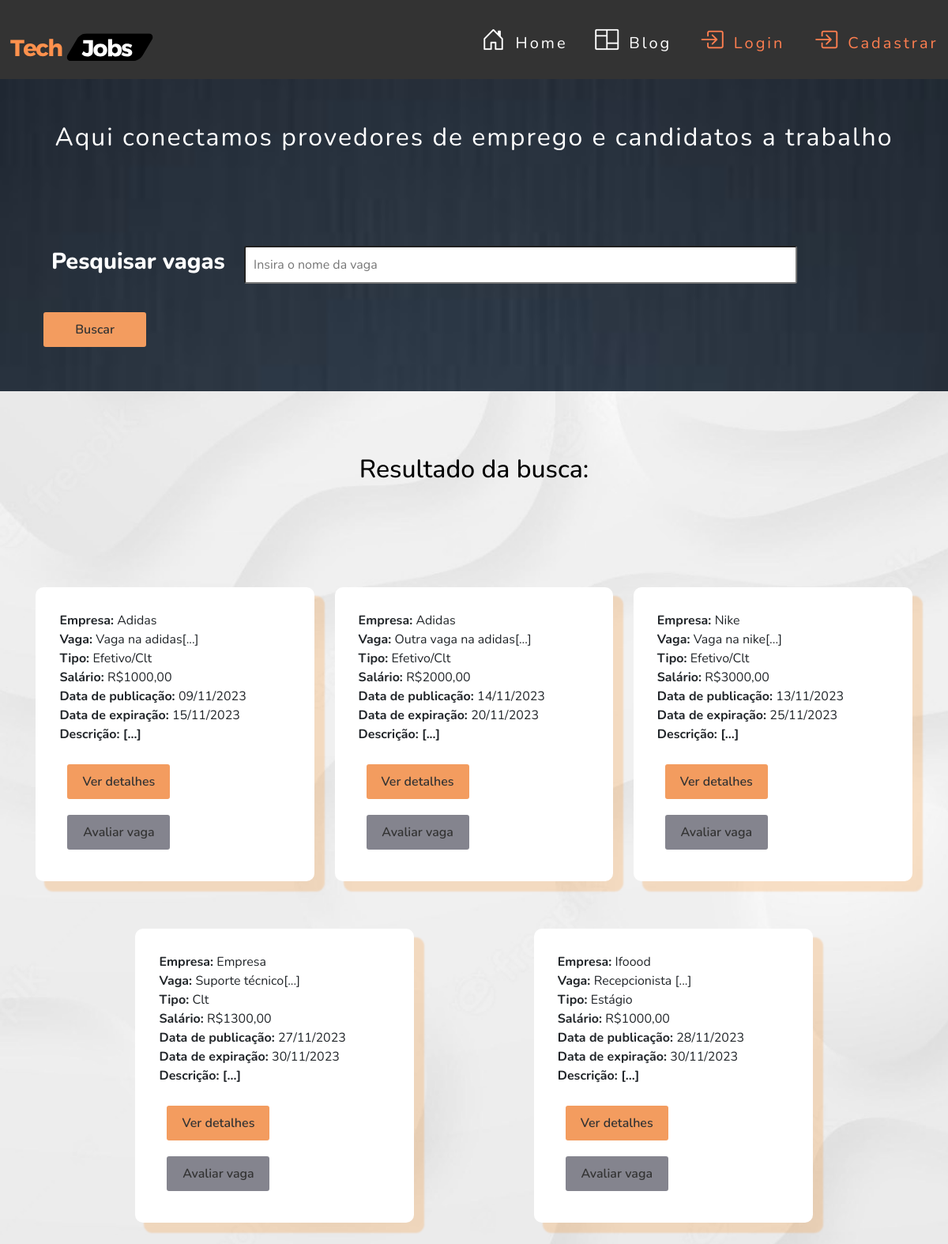
The app's page /vaga/consulta.php, older data.
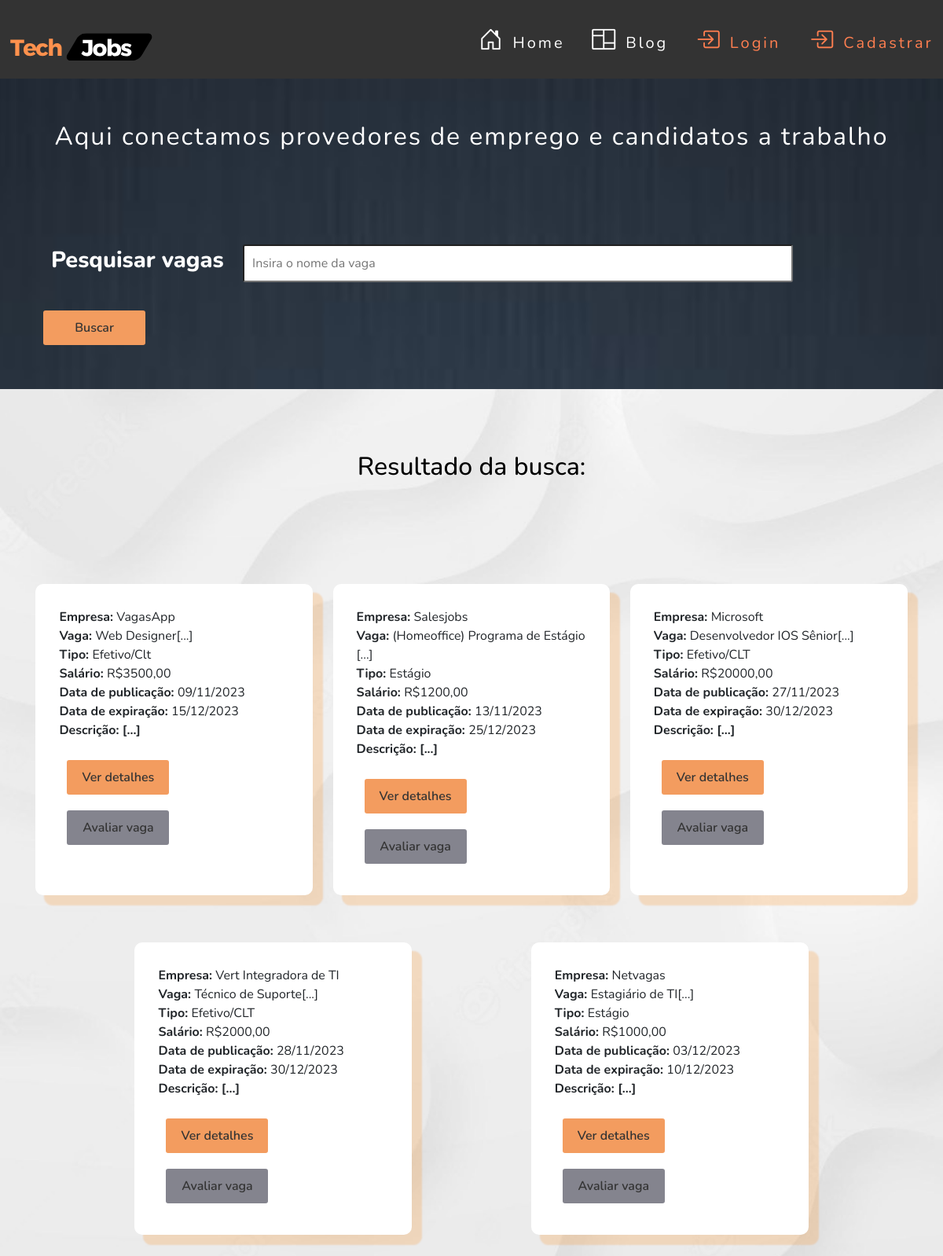
The same page, newer data.
### tables this page shows
CREATE TABLE `vaga` (
  `id` int NOT NULL,
  `nome` varchar(150) NOT NULL,
  `tipo` varchar(30) NOT NULL,
  `descricao` longtext NOT NULL,
  `salario` varchar(50) NOT NULL,
  `carga_horaria` varchar(100) NOT NULL,
  `data_publicacao` date NOT NULL,
  `data_expiracao` date NOT NULL,
  `usuario_id` int DEFAULT NULL
);

CREATE TABLE `usuario` (
  `id` int NOT NULL,
  `nome` varchar(40) DEFAULT NULL,
  `razao_social` varchar(50) DEFAULT NULL,
  `cpf` varchar(20) DEFAULT NULL,
  `cnpj` varchar(18) DEFAULT NULL,
  `senha` varchar(50) DEFAULT NULL,
  `email` varchar(50) NOT NULL,
  `sexo` varchar(20) DEFAULT NULL,
  `ddi` varchar(6) DEFAULT NULL,
  `ddd` varchar(20) DEFAULT NULL,
  `numero` varchar(17) DEFAULT NULL,
  `cep` varchar(15) DEFAULT NULL,
  `cidade` varchar(30) DEFAULT NULL,
  `logradouro` varchar(10) DEFAULT NULL,
  `bairro` varchar(30) DEFAULT NULL,
  `lote` varchar(10) DEFAULT NULL,
  `rua` varchar(30) DEFAULT NULL,
  `complemento` varchar(20) DEFAULT NULL,
  `curriculo` varchar(100) DEFAULT NULL,
  `perfil_id` int DEFAULT NULL
);

### src/database/conexao.php (called while the page is built)
<?php
class Conexao
{
    public static function getConexao()
    {
        try {
            return new PDO("mysql:host=127.0.0.1;dbname=techjobsdb", "root", "");
        } catch (\PDOException $e) {
            echo 'Error ao conectar com banco de dados. ' . $e->getMessage();
            return null;
        }
    }
}

### src/dao/vagadao.php (called while the page is built, shortened)
<?php
include_once __DIR__ . '/../database/conexao.php';
class VagaDAO
{
    private $dbh;
    public function __construct()
    {
        $this->dbh = Conexao::getConexao();
    }
    public function getByVaga(string $nome)
    {
        $vaga = filter_input(INPUT_POST, 'vaga', FILTER_SANITIZE_SPECIAL_CHARS);
        $query = ("SELECT * FROM vaga WHERE nome LIKE '%$vaga%'");
        $stmt = $this->dbh->query($query);
        $resultados = $stmt->fetchAll(PDO::FETCH_ASSOC);
        $this->dbh = null;
        return $resultados;
    }
}

### src/dao/usuariodao.php (called while the page is built, shortened)
<?php
include_once __DIR__ . '/../database/conexao.php';
class  UsuarioDAO
{
    private $dbh;
    public function __construct()
    {
        $this->dbh = Conexao::getConexao();
    }
    public function getById($id)
    {
        $query = "SELECT * FROM usuario WHERE id = :id";
        $stmt = $this->dbh->prepare($query);
        $stmt->bindParam(":id", $id);
        $stmt->execute();
        $row = $stmt->fetch(PDO::FETCH_BOTH);
        $this->dbh = null;
        return $row;
    }
}

### vaga/consulta.php (the view, shortened to what this page needs)
<?php
require_once __DIR__ . '/../src/dao/vagadao.php';
require_once __DIR__ . '/../src/dao/usuariodao.php';
if (isset($_SESSION['usuario'])) {
    require_once __DIR__ . '/../auth/permissoes.php';
    require_once __DIR__ . '/../layouts/headerlogin.php';
} else {
    require_once __DIR__ . '/../layouts/headerHome.php';
}
$dao = new VagaDAO();
$vagas = $dao->getByVaga('$nome');
?>
<link rel="stylesheet" href="https://maxcdn.bootstrapcdn.com/bootstrap/4.0.0/css/bootstrap.min.css"
>
<link rel="stylesheet" href="../assets/css/style.css">
<link rel="stylesheet" href="../assets/css/button.css">
<link rel="stylesheet" href="https://cdn.jsdelivr.net/npm/bootstrap-icons@1.11.1/font/bootstrap-icons.css">
<body id="home">
<div class="main-cta">
    <article class="main-cta-banner">
        <div class="main-cta-banner-spacer">
            <p>Aqui conectamos provedores de emprego e candidatos a trabalho</p>
            <div class="col-md-12">
                <div class="card-body font-weight-bold">
                    <div class="form-group main-cta-banner-busca">
                        <form action="consulta.php" method="POST">
                            <label for="vaga">
                                <h1>Pesquisar vagas</h1>
                            </label>
                            <input type="text" name="vaga" size="50" placeholder="Insira o nome da vaga"></input>
                            <button type="submit" class="btn-primary btn-orange">Buscar</button>
                        </form>
                    </div>
                </div>
            </div>
        </div>
    </article>
</div>
<section class="main-blog">
    <div class="main-blog-content">
        <?php
        if (!count($vagas)) { ?>
            <div class="main-blog-header">
                <h2 class="aos-init aos-animate">
                    Ainda não temos as vagas que você procura :( <br>
                    <a href="../">
                        <button type="button" class="btn btn-primary btn-lg ">
                            Voltar
                        </button>
                    </a>
                </h2>
            </div>
        <?php } else { ?>
            <div class="main-blog-header">
                <h2 class="aos-init aos-animate">
                    Resultado da busca:
                </h2>
            </div>
            <?php foreach ($vagas
                           as $vaga) {
                $id = $vaga['usuario_id'];
                $dao = new UsuarioDAO();
                $usuario = $dao->getById($id);
                ?>
                <article>
                    <?php echo '<strong>Empresa: </strong>' . ucfirst($usuario[1]) ?><br>
                    <div class="content" title="<?= $vaga['descricao'] ?>">
                        <?php echo '<strong>Vaga: </strong>' . substr(ucfirst($vaga['nome']), 0, 34); ?>[...]<br>
                        <p><?php echo '<strong>Tipo: </strong> ' . ucfirst($vaga['tipo']) ?><br>
                            <?php echo '<strong>Salário: </strong> ' . $vaga['salario'] ?><br>
                            <?php echo '<strong>Data de publicação: </strong> ' . date('d/m/Y', strtotime(($vaga['data_publicacao']))); ?>
                            <br>
                            <?php echo '<strong>Data de expiração: </strong> ' . date('d/m/Y', strtotime(($vaga['data_expiracao']))); ?>
                            <br>
                            <?php echo '<strong>Descrição: [...]</strong> '; ?>
                        </p>
                        <span>
               <a href="../vaga/candidatar.php?id=<?= $vaga['id'] ?>">
                    <button type="submit" class="btn-orange">Ver detalhes
                    </button>
               </a>
               <a href="../vaga/avaliar.php?id=<?= $vaga['id'] ?>">
                    <button type="submit" class="btn">Avaliar vaga
                    </button>
               </a>
            </span>
                    </div>
                </article>
            <?php }
        } ?>
    </div>
</section>
</body>

### layouts/headerHome.php
<header class="main-header">
    <nav class="main-header-content">
        <div class="logo">
            <a href="../view/index.php">
                <img src="../assets/img/Tech%20(1).svg" alt="" width="200px" height="100px">
            </a>
        </div>
        <nav class="menu">
            <ul>
                <li class="item-menu">
                    <a href="../view/index.php">
                        <span class="icon"><i class="bi bi-house-door"></i></span>
                        <span class="txt-link">Home</span>
                    </a>
                </li>
                <li class="item-menu">
                    <a href="../view/blog.php">
                        <span class="icon"><i class="bi bi-columns"></i></span>
                        <span class="txt-link">Blog</span>
                    </a>
                </li>
                <li class="item-menu">
                    <a style="color: coral" href="../auth/index.php">
                        <span class="icon"><i class="bi bi-box-arrow-in-right"></i></span>
                        <span class="txt-link">Login</span>
                    </a>
                </li>
                <li class="item-menu">
                    <a style="color: coral" href="../usuarios/opçõesCadastro.php">
                        <span class="icon"><i class="bi bi-box-arrow-in-right"></i></span>
                        <span class="txt-link">Cadastrar</span>
                    </a>
                </li>
            </ul>
        </nav>
    </nav>
</header>

### assets/css/style.css (style rules this page uses)
* { margin: 0; padding: 0; box-sizing: border-box; font-family: Nunito, Arial, Helvetica, sans-serif; }
body { background-color: #eee; animation-name: FadeIn; animation-duration: .6s; animation-delay: .5s; animation-timing-function: ease-in-out; animation-fill-mode: backwards; animation-direction: alternate; font-family: Arial, Helvetica, sans-serif; background: url("../img/0-white-bg-1.jpeg"); background-size: cover; overflow-x: hidden; }
.main-header { width: 100%; background: #333333; padding: 10px 0; height: 100px; }
.main-header .main-header-content { display: flex; max-width: 1800px; margin: 0 auto; justify-content: space-between; height: 100%; }
.main-header .main-header-content .logo { flex-basis: 25%; border: none !important; }
.main-header .main-header-content .logo a { text-decoration: none; font-size: 1.5rem; letter-spacing: 3px; color: coral; padding: 5px; transition: .5s; }
nav.menu { transition: .2s; }
.menu ul { list-style-type: none; display: flex; }
.menu ul li.item-menu a { color: #ffffff; text-decoration: none; transition: .5s; font-size: 20px; padding: 25px 4%; display: flex; margin-bottom: 20px; line-height: 40px; cursor: pointer; letter-spacing: 3px; }
.menu ul li.item-menu a .txt-link { margin-left: 10px; margin-right: 20px; }
.menu ul li.item-menu a .icon { font-size: 30px; margin-left: 15px; }
.main-cta { width: 100%; background-image: url(../img/blue2.jpg); background-color: #333333; background-position: center center; background-size: cover; background-repeat: no-repeat; background-attachment: fixed; color: #fff; }
.main-cta .main-cta-banner { max-width: 1300px; margin: 0 auto; }
.main-cta .main-cta-banner .main-cta-banner-spacer p { font-size: 2rem; font-weight: 400; letter-spacing: 2px; color: #ffffff; text-align: center; padding: 50px 0; }
.main-cta .main-cta-banner .main-cta-banner-spacer label h1 { font-size: 1.8em; font-weight: 800; color: #ffffff; text-align: center; padding: 20px; }
.main-cta-banner-busca { padding: 10px; width: 100%; }
.main-cta-banner-busca input { padding: 10px; width: 700px; border-radius: 3px; margin-right: 15px; }
.main-blog { max-width: 1300px; margin-left: auto; margin-right: auto; }
.main-blog .main-blog-header { width: 100%; padding-bottom: 50px; margin-bottom: 30px; }
.main-blog .main-blog-header h2 { color: #000000; margin: 0 5px; padding-top: 60px; padding-bottom: 50px; font-size: 2rem; font-weight: 500; text-align: center; }
.main-blog .main-blog-content { display: flex; flex-wrap: wrap; justify-content: space-evenly; margin: 20px; }
.main-blog .main-blog-content article { flex-basis: calc(33% - 30px); margin-bottom: 60px; border: none #e2dddd; border-radius: 10px; background-color: #fff; box-shadow: 12px 12px 2px 1px rgba(255, 132, 0, 0.2); padding: 30px; }
a { text-decoration: none }

### assets/css/button.css (style rules this page uses)
.btn { border: none; padding: 10px; margin: 10px; width: 130px; background-color: rgb(132, 132, 142); color: #333333; text-align: center; text-decoration: none; font-weight: 600; border-radius: 3px; flex-basis: 20%; cursor: pointer; transition: 0.6s; }
.btn-orange { border: none; padding: 10px; margin: 10px; width: 130px; background-color: rgb(243, 156, 95); color: #333333; text-align: center; text-decoration: none; font-weight: 600; border-radius: 3px; flex-basis: 20%; cursor: pointer; transition: 0.6s; }

Row changes from the older to the newer data that the page shows:
removed vaga: usuario.nome "Adidas", nome "Outra vaga na adidas", tipo "Efetivo/Clt", salario "R$2000,00", data_publicacao "14/11/2023", data_expiracao "20/11/2023"
changed vaga "Efetivo/Clt": usuario.nome "Adidas" → "VagasApp"; nome "Vaga na adidas" → "Web Designer"; salario "R$1000,00" → "R$3500,00"; data_expiracao "15/11/2023" → "15/12/2023"
changed vaga: usuario.nome "Nike" → "Salesjobs"; nome "Vaga na nike" → "(Homeoffice) Programa de Estágio"; tipo "Efetivo/Clt" → "Estágio"; salario "R$3000,00" → "R$1200,00"; data_expiracao "25/11/2023" → "25/12/2023"
changed vaga: usuario.nome "Empresa" → "Microsoft"; nome "Suporte técnico" → "Desenvolvedor IOS Sênior"; tipo "Clt" → "Efetivo/CLT"; salario "R$1300,00" → "R$20000,00"; data_expiracao "30/11/2023" → "30/12/2023"
changed vaga: usuario.nome "Ifoood" → "Vert Integradora de TI"; nome "Recepcionista" → "Técnico de Suporte"; tipo "Estágio" → "Efetivo/CLT"; salario "R$1000,00" → "R$2000,00"; data_expiracao "30/11/2023" → "30/12/2023"
added vaga: usuario.nome "Netvagas", nome "Estagiário de TI", tipo "Estágio", salario "R$1000,00", data_publicacao "03/12/2023", data_expiracao "10/12/2023"
